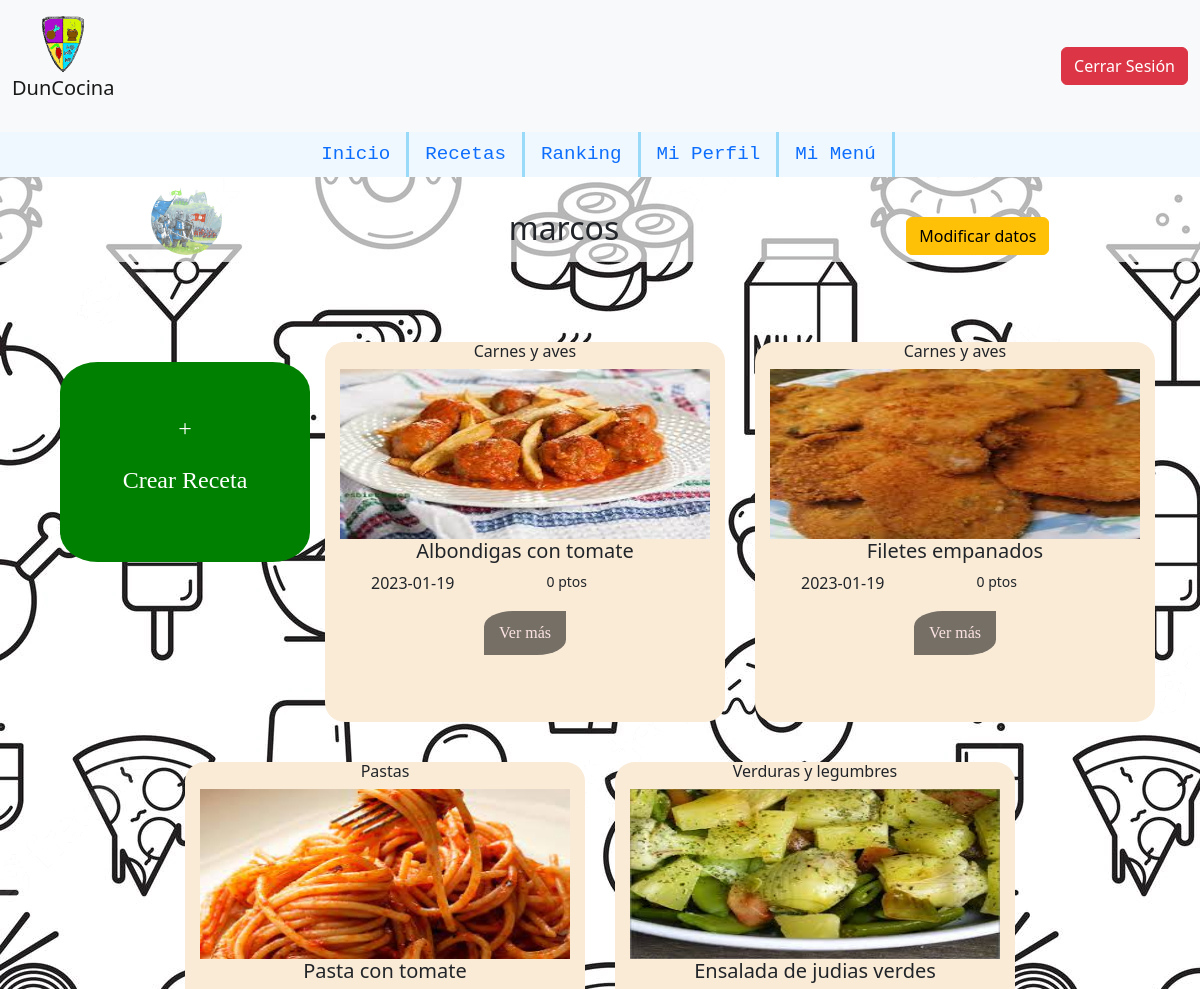
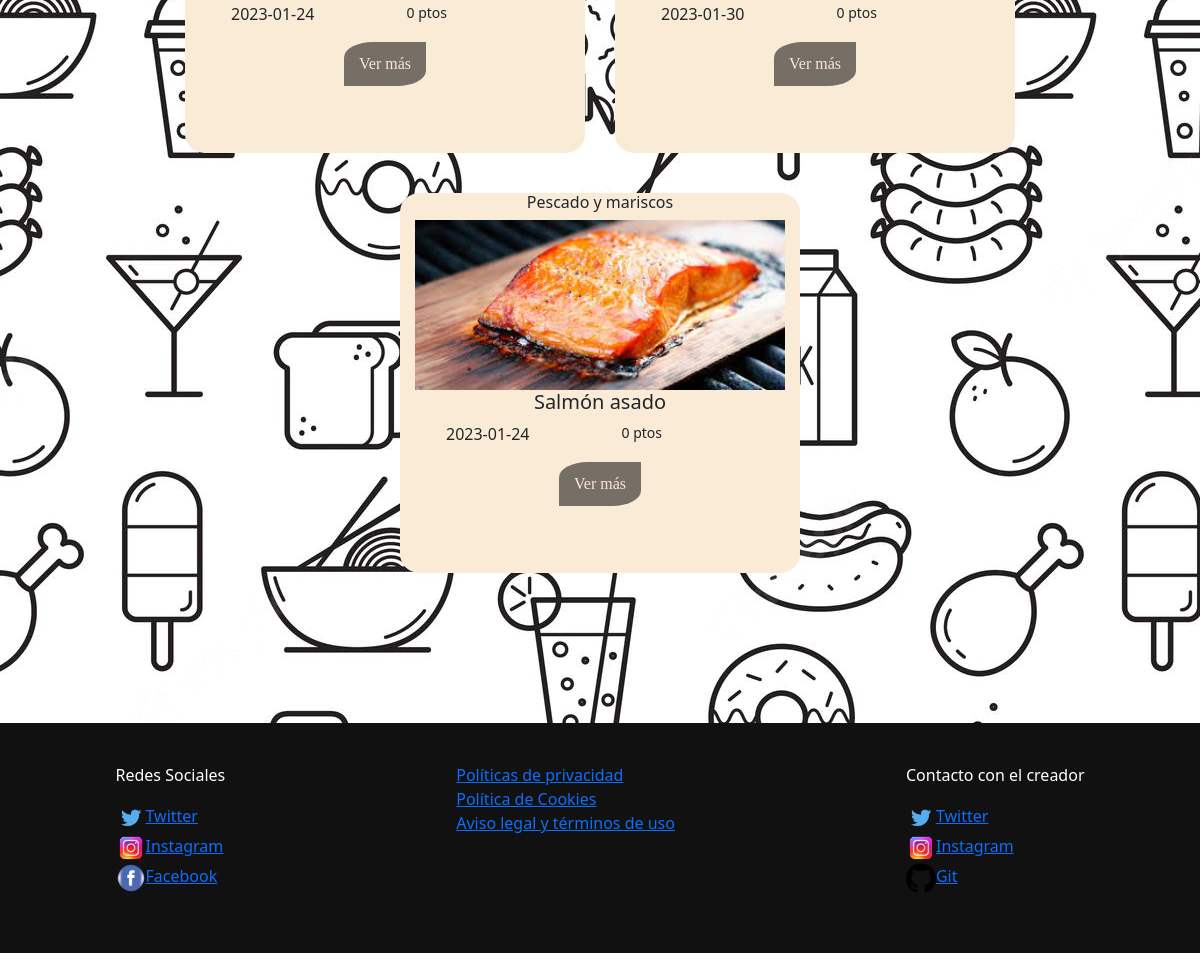
/php/mi_perfil.php (signed in), run on the app's committed database (2 pictures, top to bottom).
### tables this page shows
CREATE TABLE `usuario` (
  `id_user` int(2) NOT NULL,
  `nombre` varchar(30) NOT NULL,
  `contraseña` varchar(255) NOT NULL,
  `foto` varchar(350) DEFAULT NULL
);

CREATE TABLE `receta` (
  `id_receta` int(3) NOT NULL,
  `id_user` int(2) NOT NULL,
  `nombre` varchar(50) NOT NULL,
  `imagen` varchar(350) NOT NULL,
  `tiempo` int(3) NOT NULL,
  `categoria` varchar(30) NOT NULL,
  `ingredientes` varchar(350) NOT NULL,
  `alergenos` varchar(50) DEFAULT NULL,
  `pasos` varchar(1000) NOT NULL,
  `fecha` date NOT NULL COMMENT 'Fecha de subida de la receta',
  `puntuacion` int(5) NOT NULL DEFAULT 0
);

### php/mi_perfil.php (the view, shortened to what this page needs)
<!DOCTYPE html>
<html lang="es">
<head>
    <link href="https://cdn.jsdelivr.net/npm/bootstrap@5.2.0/dist/css/bootstrap.min.css" rel="stylesheet">
    <link  rel="stylesheet" type="text/css" href="../estilos/estilos.css?3.5"/>
</head>
<body>
<?php
    require('./funciones.php');
    $conexion=conexion();
    if(isset($_SESSION['id'])){
        if($_SESSION['id']!='01'){
            $r1=".";
            $e1="..";
            $e2=".";
            $i="../";
            echo insert_cab($r1,$i);
            echo insert_nav($e1,$e2);
            $id=$_SESSION["id"];
            $nombre=$_SESSION["nombre"];
            $imagen=obtener_foto($id);
            echo
                '
                    <header id="datos_user">
                        <img src="'.$imagen.'">
                        <div>
                        <h2>'.$nombre.'</h2>
                        </div>
                        <a href="'.$e2.'/editar_datos_user.php" class="btn btn-warning" role="button">Modificar datos</a>
                    </header>
                ';
            echo '<main><div class="contenedor">';
            echo'
                <a id="crear_receta" href="'.$r1.'/crear_receta.php">
                    <div class="boton_crear_receta">
                        <p>+</p><p>Crear Receta</p>
                    </div>
                </a>';
                $sentencia="select id_receta, nombre, imagen, categoria,
                    fecha, puntuacion from receta where id_user=?";
                $consulta=$conexion->prepare($sentencia);
                $consulta->bind_param("i",$id);
                $consulta->bind_result($id_receta ,$nombre_receta, $imagen, $categoria,
                                    $fecha, $puntuacion);
                $consulta->execute();
                $consulta->store_result();
                while($consulta->fetch()){
                    echo'
                        <div class="tarjeta_receta">
                            <h6>'.$categoria.'</h6>
                            <img src="../'.$imagen.'" class="card-img-top" alt="...">
                            <div class="cuerpo_t">
                                <h5>'.$nombre_receta.'</h5>
                            </div>
                            <div class="data_t">
                                    <p>'.$fecha.'</p>
                                    <small>'.$puntuacion.' ptos</small></p>
                            </div>
                            <a href='.$e2.'/ver_receta.php?id_receta='.$id_receta.'>Ver más</a>
                        </div>
                    ';
                   }
            echo'</div></main>';
            echo insert_footer();
        }
    }
?>
</body>
</html>

### estilos/estilos.css (style rules this page uses)
html { min-height: 100%; position: relative; }
* { margin:0%; padding:0%; }
body { background-image: url("../imagenes/fondos/fondo1.webp"); width: 100%; height: 100%; margin: 0; }
main { margin-bottom: 30%; }
#datos_user { background-color: #ffffffac; display: flex; align-items: flex-end; justify-content: space-around; padding: 7px; }
#datos_user img { width:6%; border-radius: 50%; }
.contenedor { margin-top: 5%; display: flex; justify-content:center; flex-wrap: wrap; }
#crear_receta { text-decoration: none; font-family: cursive; font-size: x-large; width: 250px; height: 200px; margin: 20px 15px; }
.boton_crear_receta p { color:white }
.boton_crear_receta { background-color: green; width: 250px; height: 200px; margin: 20px 15px; border-radius: 15%; display: flex; justify-content: center; flex-direction: column; align-items: center; }
.tarjeta_receta { border-radius: 5%; background-color: antiquewhite; width: 400px; height: 380px; margin: 20px 15px; display: flex; flex-direction: column; align-items: center; transition-duration: 1s; }
.tarjeta_receta img { height: 170px; width:370px; }
.tarjeta_receta a { border-radius: 35%0; background-color: rgb(118, 111, 102); font-size: medium; padding: 10px 15px; display: block; text-align: center; color: rgb(252, 228, 228); text-decoration: none; font-family: cursive; }
.tarjeta_receta a { margin-bottom:20px }
.cuerpo_t { display: contents; }
.data_t { width: 400px; display: flex; justify-content: space-around; }

### data on the page
usuario: foto (picture)
receta: categoria "Carnes y aves", imagen (picture), nombre "Albondigas con tomate", fecha "2023-01-19", puntuacion "0"
receta: categoria "Carnes y aves", imagen (picture), nombre "Filetes empanados", fecha "2023-01-19", puntuacion "0"
receta: categoria "Pastas", imagen (picture), nombre "Pasta con tomate", fecha "2023-01-24", puntuacion "0"
receta: categoria "Verduras y legumbres", imagen (picture), nombre "Ensalada de judias verdes", fecha "2023-01-30", puntuacion "0"
receta: categoria "Pescado y mariscos", imagen (picture), nombre "Salmón asado", fecha "2023-01-24", puntuacion "0"

### other printed values
$nombre "marcos"
